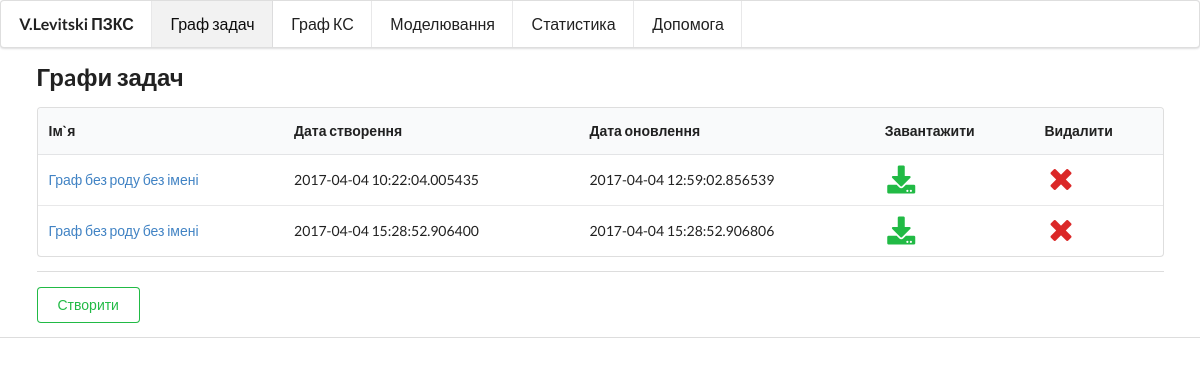
/task-graph/, run on an earlier commit of the app's database.
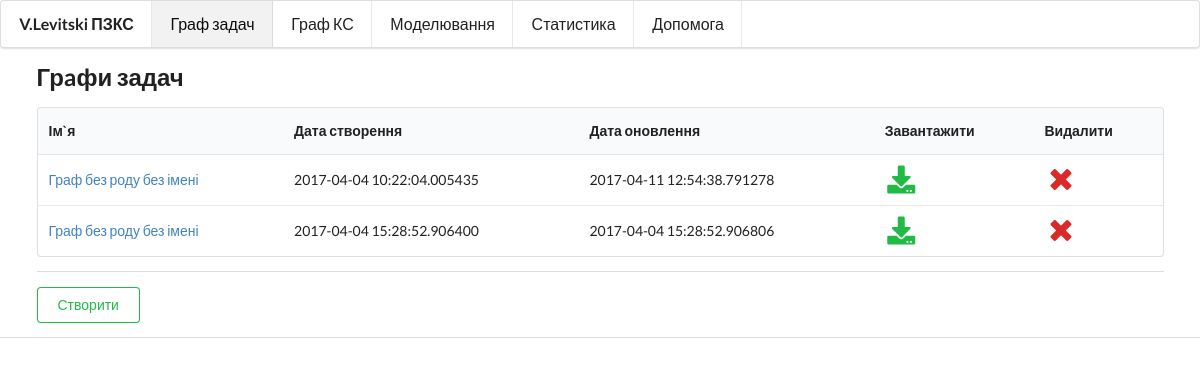
And on a later commit of the database.
### app.py (models this page shows)
class TaskGraph(db.Model):
    id = db.Column(db.Integer, primary_key=True, autoincrement=True)
    name = db.Column(db.String)
    created_at = db.Column(db.DateTime)
    updated_at = db.Column(db.DateTime)
    data = db.Column(db.String)

### app.py (the view)
@app.route('/task-graph/')
def task_graph():
    graphs = TaskGraph.query.all()
    return render_template('task_graph.html', graphs=graphs)

### templates/task_graph.html (shortened to what this page needs)
{% extends "index.html" %}
{% block head %}
    {{ super() }}
{% endblock %}
{% block content %}
    {{ super() }}
    <div class="ui container">
        {% if graphs %}
            <h2>Грaфи задач</h2>
            <table class="ui table">
                <thead>
                <tr>
                    <th>Ім`я</th>
                    <th>Дата створення</th>
                    <th>Дата оновлення</th>
                    <th>Завантажити</th>
                    <th>Видалити</th>
                </tr>
                </thead>
                <tbody>
                {% for g in graphs %}
                    <tr>
                        <td>
                            <a href="{{ url_for('save_task_graph',id=g.id) }}">
                                {{ g.name }}
                            </a>
                        </td>
                        <td>{{ g.created_at }}</td>
                        <td>{{ g.updated_at }}</td>
                        <td>
                            <a href="{{ url_for('download_task_graph', id=g.id) }}"><i
                                    class="download big green icon"></i></a>
                        </td>
                        <td>
                            <a href="{{ url_for('delete_task_graph', id=g.id) }}"><i
                                    class="remove big red icon"></i></a></td>
                    </tr>
                {% endfor %}
                </tbody>
            </table>
        {% endif %}
        <div class="ui divider"></div>
        <a class="ui basic positive button"
           href="{{ url_for('save_task_graph') }}">Створити</a></div>
    </div>
{% endblock %}

### templates/index.html (shortened to what this page needs)
{% extends "base.html" %}
{% block head %}
{{ super() }}
{% endblock %}
{% block content %}
<div class="ui big menu">
    <span class="header item">V.Levitski ПЗКС</span>
    <a href="{{ url_for('task_graph') }}"
       class="{% if 'task_graph' in request.endpoint %}active{% endif %} item">
        Граф задач</a>
    <a href="{{ url_for('cs_graph') }}"
       class="{% if 'cs_graph' in request.endpoint %}active{% endif %} item">
        Граф КС</a>
    <a href="{{ url_for('modeling') }}"
       class="{% if 'modeling' in request.endpoint %}active{% endif %} item">
        Моделювання</a>
    <a href="{{ url_for('statistics') }}"
       class="{% if 'statistics' in request.endpoint%}active{% endif %} item">
        Статистика</a>
    <a href="{{ url_for('help') }}"
       class="{% if 'help' in request.endpoint %}active{% endif %} item">
        Допомога</a>
</div>
{% endblock %}

### templates/base.html (shortened to what this page needs)
<!doctype html>
<html>
<head>
    {% block head %}
    <link rel="stylesheet"
          href="https://cdnjs.cloudflare.com/ajax/libs/semantic-ui/2.2.9/semantic.min.css">
    {% endblock %}
</head>
<body>
<div id="content">{% block content %}{% endblock %}</div>
<div id="footer" class="footer-right">
    {% block footer %}
        <div class="ui divider"></div>
    {% endblock %}
</div>
</body>
</html>

What changed in the data, as far as the page shows it:
changed TaskGraph (number 1 of 2 on the later page): updated_at "2017-04-04 12:59:02.856539" → "2017-04-11 12:54:38.791278"
